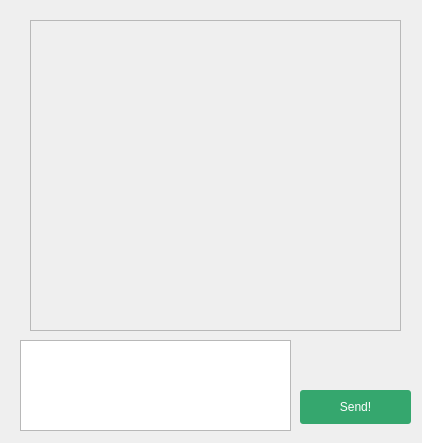
<?xml version="1.0" encoding="UTF-8"?>
<ui version="4.0">
 <class>Chat</class>
 <widget class="QWidget" name="Chat">
  <property name="geometry">
   <rect>
    <x>0</x>
    <y>0</y>
    <width>422</width>
    <height>443</height>
   </rect>
  </property>
  <property name="windowTitle">
   <string>Form</string>
  </property>
  <widget class="QTextEdit" name="textField">
   <property name="geometry">
    <rect>
     <x>20</x>
     <y>340</y>
     <width>271</width>
     <height>91</height>
    </rect>
   </property>
  </widget>
  <widget class="QPushButton" name="send">
   <property name="geometry">
    <rect>
     <x>300</x>
     <y>390</y>
     <width>111</width>
     <height>34</height>
    </rect>
   </property>
   <property name="styleSheet">
    <string notr="true">QPushButton{
                            color: white;
                            text-decoration: none;
                            padding: 3px;
                            border-radius: 3px;
                            background: rgb(53, 167, 110);
                    }
QPushButton:hover{
							background: #C88;
}</string>
   </property>
   <property name="text">
    <string>Send!</string>
   </property>
  </widget>
  <widget class="QScrollArea" name="messagesArea">
   <property name="geometry">
    <rect>
     <x>30</x>
     <y>20</y>
     <width>371</width>
     <height>311</height>
    </rect>
   </property>
   <property name="widgetResizable">
    <bool>true</bool>
   </property>
   <widget class="QWidget" name="scrollAreaWidgetContents">
    <property name="geometry">
     <rect>
      <x>0</x>
      <y>0</y>
      <width>367</width>
      <height>307</height>
     </rect>
    </property>
   </widget>
  </widget>
 </widget>
 <resources/>
 <connections/>
</ui>
